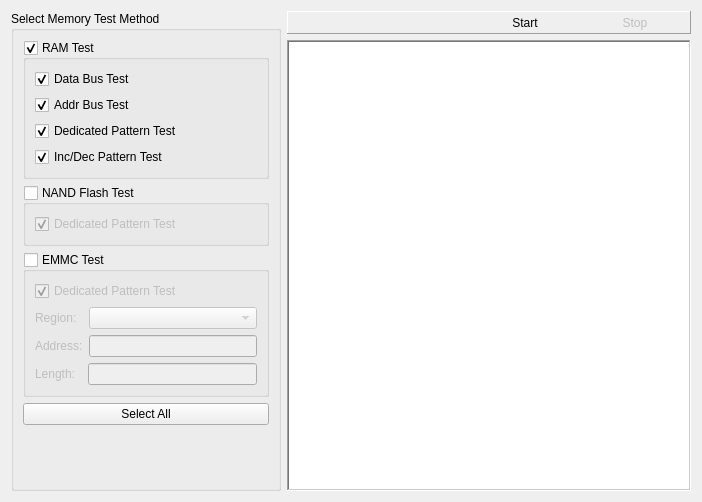
<?xml version="1.0" encoding="UTF-8"?>
<ui version="4.0">
 <class>MemoryTestWidget</class>
 <widget class="QWidget" name="MemoryTestWidget">
  <property name="geometry">
   <rect>
    <x>0</x>
    <y>0</y>
    <width>702</width>
    <height>502</height>
   </rect>
  </property>
  <property name="windowTitle">
   <string>Form</string>
  </property>
  <layout class="QGridLayout" name="gridLayout_3">
   <item row="0" column="1">
    <widget class="QFrame" name="frame_5">
     <property name="frameShape">
      <enum>QFrame::Panel</enum>
     </property>
     <property name="frameShadow">
      <enum>QFrame::Raised</enum>
     </property>
     <layout class="QHBoxLayout" name="horizontalLayout_2">
      <property name="spacing">
       <number>0</number>
      </property>
      <property name="margin">
       <number>0</number>
      </property>
      <item>
       <spacer name="horizontalSpacer_3">
        <property name="orientation">
         <enum>Qt::Horizontal</enum>
        </property>
        <property name="sizeHint" stdset="0">
         <size>
          <width>40</width>
          <height>20</height>
         </size>
        </property>
       </spacer>
      </item>
      <item>
       <widget class="QToolButton" name="toolButton_start">
        <property name="minimumSize">
         <size>
          <width>110</width>
          <height>0</height>
         </size>
        </property>
        <property name="toolTip">
         <string>F9</string>
        </property>
        <property name="text">
         <string>Start</string>
        </property>
        <property name="icon">
         <iconset resource="../../icon.qrc">
          <normaloff>:/images/start.png</normaloff>:/images/start.png</iconset>
        </property>
        <property name="iconSize">
         <size>
          <width>24</width>
          <height>24</height>
         </size>
        </property>
        <property name="toolButtonStyle">
         <enum>Qt::ToolButtonTextUnderIcon</enum>
        </property>
        <property name="autoRaise">
         <bool>true</bool>
        </property>
       </widget>
      </item>
      <item>
       <widget class="QToolButton" name="toolButton_stop">
        <property name="enabled">
         <bool>false</bool>
        </property>
        <property name="minimumSize">
         <size>
          <width>110</width>
          <height>0</height>
         </size>
        </property>
        <property name="toolTip">
         <string>F10</string>
        </property>
        <property name="text">
         <string>Stop</string>
        </property>
        <property name="icon">
         <iconset resource="../../icon.qrc">
          <normaloff>:/images/stop.png</normaloff>:/images/stop.png</iconset>
        </property>
        <property name="iconSize">
         <size>
          <width>24</width>
          <height>24</height>
         </size>
        </property>
        <property name="toolButtonStyle">
         <enum>Qt::ToolButtonTextUnderIcon</enum>
        </property>
        <property name="autoRaise">
         <bool>true</bool>
        </property>
       </widget>
      </item>
     </layout>
    </widget>
   </item>
   <item row="1" column="1">
    <widget class="QTextEdit" name="MemoryTestReport">
     <property name="font">
      <font>
       <pointsize>12</pointsize>
      </font>
     </property>
     <property name="frameShape">
      <enum>QFrame::WinPanel</enum>
     </property>
     <property name="readOnly">
      <bool>true</bool>
     </property>
    </widget>
   </item>
   <item row="0" column="0" rowspan="2">
    <widget class="QGroupBox" name="groupBox">
     <property name="maximumSize">
      <size>
       <width>270</width>
       <height>16777215</height>
      </size>
     </property>
     <property name="title">
      <string>Select Memory Test Method</string>
     </property>
     <property name="flat">
      <bool>false</bool>
     </property>
     <property name="checkable">
      <bool>false</bool>
     </property>
     <property name="checked">
      <bool>false</bool>
     </property>
     <layout class="QGridLayout" name="gridLayout_4">
      <item row="1" column="0">
       <widget class="QGroupBox" name="NAND_FLASH_TEST">
        <property name="title">
         <string>NAND Flash Test</string>
        </property>
        <property name="checkable">
         <bool>true</bool>
        </property>
        <property name="checked">
         <bool>false</bool>
        </property>
        <layout class="QGridLayout" name="gridLayout">
         <item row="0" column="0">
          <widget class="QCheckBox" name="NAND_DedicatedPatternTest">
           <property name="text">
            <string>Dedicated Pattern Test</string>
           </property>
           <property name="checked">
            <bool>true</bool>
           </property>
          </widget>
         </item>
        </layout>
       </widget>
      </item>
      <item row="2" column="0">
       <widget class="QGroupBox" name="EMMC_FLASH_TEST">
        <property name="maximumSize">
         <size>
          <width>16777215</width>
          <height>16777215</height>
         </size>
        </property>
        <property name="title">
         <string>EMMC Test</string>
        </property>
        <property name="checkable">
         <bool>true</bool>
        </property>
        <property name="checked">
         <bool>false</bool>
        </property>
        <layout class="QGridLayout" name="gridLayout_2">
         <item row="0" column="0">
          <widget class="QCheckBox" name="EMMC_DedicatedPatternTest">
           <property name="text">
            <string>Dedicated Pattern Test</string>
           </property>
           <property name="checked">
            <bool>true</bool>
           </property>
          </widget>
         </item>
         <item row="1" column="0">
          <layout class="QHBoxLayout" name="horizontalLayout_4">
           <item>
            <widget class="QLabel" name="label_region">
             <property name="sizePolicy">
              <sizepolicy hsizetype="Fixed" vsizetype="Fixed">
               <horstretch>0</horstretch>
               <verstretch>0</verstretch>
              </sizepolicy>
             </property>
             <property name="text">
              <string>Region:  </string>
             </property>
            </widget>
           </item>
           <item>
            <widget class="QComboBox" name="comboBox_region"/>
           </item>
          </layout>
         </item>
         <item row="2" column="0">
          <layout class="QHBoxLayout" name="horizontalLayout_3">
           <item>
            <widget class="QLabel" name="label_address">
             <property name="sizePolicy">
              <sizepolicy hsizetype="Fixed" vsizetype="Fixed">
               <horstretch>0</horstretch>
               <verstretch>0</verstretch>
              </sizepolicy>
             </property>
             <property name="text">
              <string>Address:</string>
             </property>
            </widget>
           </item>
           <item>
            <widget class="QLineEdit" name="lineEdit_address"/>
           </item>
          </layout>
         </item>
         <item row="3" column="0">
          <layout class="QHBoxLayout" name="horizontalLayout">
           <item>
            <widget class="QLabel" name="label_length">
             <property name="sizePolicy">
              <sizepolicy hsizetype="Fixed" vsizetype="Fixed">
               <horstretch>0</horstretch>
               <verstretch>0</verstretch>
              </sizepolicy>
             </property>
             <property name="text">
              <string>Length:  </string>
             </property>
            </widget>
           </item>
           <item>
            <widget class="QLineEdit" name="lineEdit_length"/>
           </item>
          </layout>
         </item>
        </layout>
       </widget>
      </item>
      <item row="6" column="0">
       <spacer name="verticalSpacer">
        <property name="orientation">
         <enum>Qt::Vertical</enum>
        </property>
        <property name="sizeHint" stdset="0">
         <size>
          <width>20</width>
          <height>27</height>
         </size>
        </property>
       </spacer>
      </item>
      <item row="0" column="0">
       <widget class="QGroupBox" name="RAM_TEST">
        <property name="title">
         <string>RAM Test</string>
        </property>
        <property name="checkable">
         <bool>true</bool>
        </property>
        <property name="checked">
         <bool>true</bool>
        </property>
        <layout class="QVBoxLayout" name="verticalLayout_8">
         <item>
          <widget class="QCheckBox" name="RAM_DataBusTest">
           <property name="text">
            <string>Data Bus Test</string>
           </property>
           <property name="checked">
            <bool>true</bool>
           </property>
          </widget>
         </item>
         <item>
          <widget class="QCheckBox" name="RAM_AddrBusTest">
           <property name="text">
            <string>Addr Bus Test</string>
           </property>
           <property name="checked">
            <bool>true</bool>
           </property>
          </widget>
         </item>
         <item>
          <widget class="QCheckBox" name="RAM_DedicatedPatternTest">
           <property name="text">
            <string>Dedicated Pattern Test</string>
           </property>
           <property name="checked">
            <bool>true</bool>
           </property>
          </widget>
         </item>
         <item>
          <widget class="QCheckBox" name="RAM_IncDecPatternTest">
           <property name="text">
            <string>Inc/Dec Pattern Test</string>
           </property>
           <property name="checked">
            <bool>true</bool>
           </property>
          </widget>
         </item>
        </layout>
       </widget>
      </item>
      <item row="4" column="0">
       <widget class="QPushButton" name="SELECT_ALL">
        <property name="text">
         <string>Select All</string>
        </property>
       </widget>
      </item>
     </layout>
    </widget>
   </item>
  </layout>
 </widget>
 <resources>
  <include location="../../icon.qrc"/>
 </resources>
 <connections/>
</ui>
